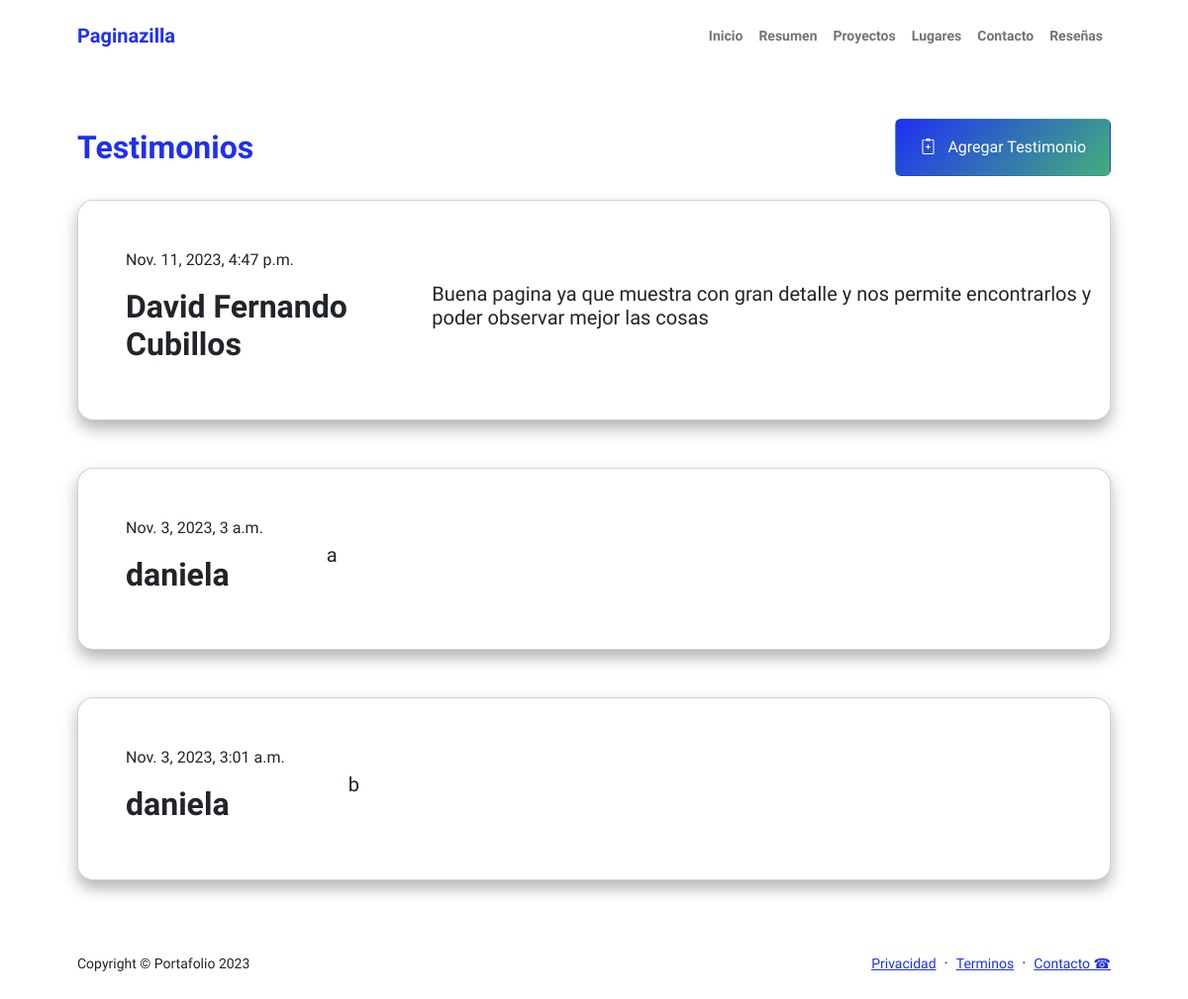
Page /Reseñas/ on the earlier database version.
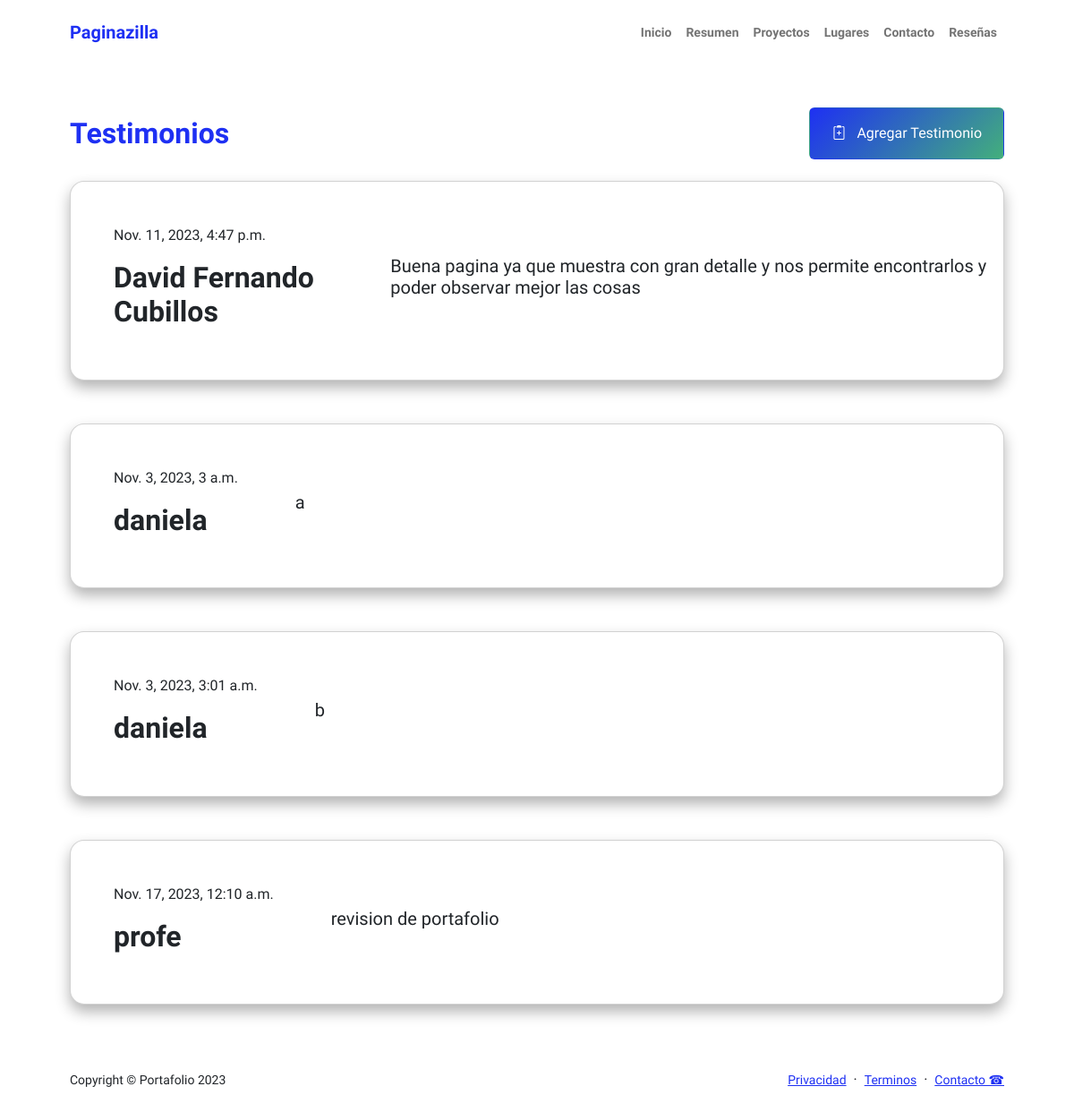
Same page on the later database version.
### Aplicaciones/testimonios/models.py (models this page shows, shortened)
class Testimonio(models.Model):
    nombre = models.CharField(max_length=100)
    testimonio = models.CharField( max_length=2000 )
    date = models.DateTimeField(auto_now=True)

### Aplicaciones/testimonios/views.py (called while the page is built)
def testimonio(request):
    mis_reseñas = Testimonio.objects.all()
    return render(request,"Reseñas.html",{"testimonios": mis_reseñas})

### Aplicaciones/testimonios/templates/Reseñas.html (shortened to what this page needs)
{% extends "layouts/base.html" %}
{% load static %}
{% block content %}
<body class="d-flex flex-column h-100">
    <main class="flex-shrink-0">
        <div class="container px-5 my-5">
            <div class="d-flex align-items-center justify-content-between mb-4">
                <h2 class="text-primary fw-bolder mb-0">Testimonios</h2>
                <a class="btn btn-reseña px-4 py-3" href="{% url 'agregar_testimonio' %}">
                    <div class="d-inline-block bi bi-clipboard2-plus me-2"></div>
                    Agregar Testimonio
                </a>
            </div>
            {% for p in testimonios %}
            <div class="card overflow-hidden shadow rounded-4 border-0 mb-5">
                <div class="card-body p-0">
                    <div class="d-flex align-items-center">
                        <div class="p-5">
                            <p>{{p.date}}</p>
                            <h2 class="fw-bolder">{{p.nombre}}</h2>
                        </div>
                        <div class="p-6">
                            <h2 class="fw-bolder2">{{p.testimonio}}</h2>
                        </div>
                    </div>
                </div>
            </div>
            {% endfor %}
        </div>
    </main>
</body>
{% endblock %}

### templates/layouts/base.html (shortened to what this page needs)
{% load static %}
<!DOCTYPE html>
<html lang="es">
<head>
    <link href="https://cdn.jsdelivr.net/npm/bootstrap-icons@1.8.1/font/bootstrap-icons.css" rel="stylesheet" />
    <link href="{% static 'css/styles.css' %}" rel="stylesheet" />
</head>
<body class="d-flex flex-column h-100">
    <main class="flex-shrink-0">
        {% include "includes/header.html" %}
        {% block content %}  {% endblock %}
    </main>
    {% include "includes/footer.html" %}
</body>
</html>

### templates/includes/header.html (shortened to what this page needs)
{% load static %}
<nav class="navbar navbar-expand-lg navbar-light bg-white py-3">
    <div class="container px-5">
        <a class="navbar-brand" href="{% url 'inicio' %}"><span class="fw-bolder text-primary">Paginazilla</span></a>
        <div class="collapse navbar-collapse" id="navbarSupportedContent">
            <ul class="navbar-nav ms-auto mb-2 mb-lg-0 small fw-bolder">
                <li class="nav-item"><a class="nav-link" href="{% url 'inicio' %}">Inicio</a></li>
                <li class="nav-item"><a class="nav-link" href="{% url 'resumen' %}">Resumen</a></li>
                <li class="nav-item"><a class="nav-link" href="{% url 'proyectos' %}">Proyectos</a></li>
                <li class="nav-item"><a class="nav-link" href="{% url 'sitios' %}">Lugares</a></li>
                <li class="nav-item"><a class="nav-link" href="{% url 'contacto' %}">Contacto</a></li>
                <li class="nav-item"><a class="nav-link" href="{% url 'Reseñas' %}">Reseñas</a></li>
            </ul>
        </div>
    </div>
</nav>

### templates/includes/footer.html
<footer class="bg-white py-4 mt-auto">
    <div class="container px-5">
        <div class="row align-items-center justify-content-between flex-column flex-sm-row">
            <div class="col-auto"><div class="small m-0">Copyright &copy; Portafolio 2023</div></div>
            <div class="col-auto">
                <a class="small" href="/privacidad/">Privacidad</a>
                <span class="mx-1">&middot;</span>
                <a class="small" href="/terminos/">Terminos</a>
                <span class="mx-1">&middot;</span>
                <a class="small" href="/contacto">Contacto &phone;</a>
            </div>
        </div>
    </div>
</footer>

Differences in the rows shown:
added Testimonio: date "Nov. 17, 2023, 12:10 a.m.", nombre "profe", testimonio "revision de portafolio"
